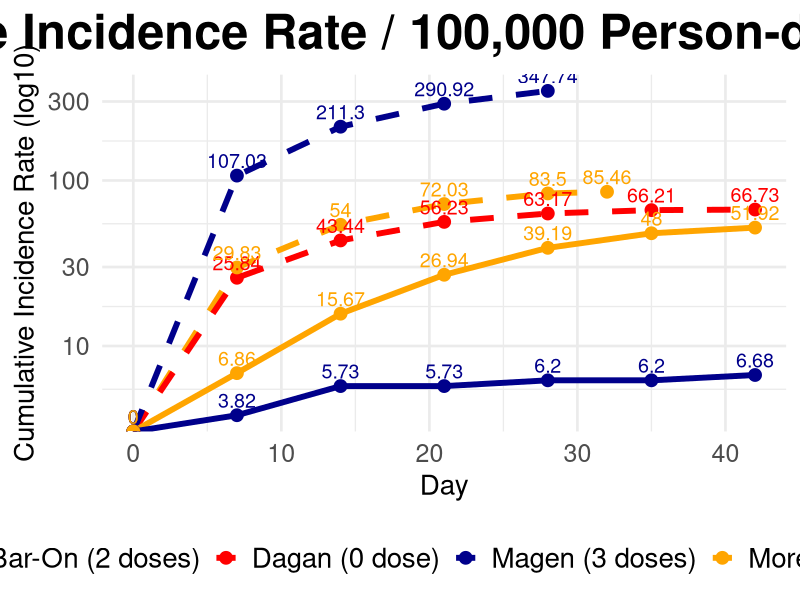

Write the R code that produced this figure.
library(ggplot2)
library(dplyr)

# ----------------------------------------------------------------------------
#  Reads & Combines the data
# ----------------------------------------------------------------------------

# 1. Reads the CSV files
dagan_2021          <- read.csv("dagan_2021.csv", header = TRUE)
magen_2022          <- read.csv("magen_2022.csv", header = TRUE)
moreira_2_doses     <- read.csv("moreira_2022_2_doses.csv", header = TRUE)
moreira_3_doses     <- read.csv("moreira_2022_3_doses.csv", header = TRUE)

# 2. Assigns labels for each dataset
dagan_2021$Group      <- "Dagan (0 dose)"
magen_2022$Group      <- "Magen (3 doses)"
moreira_2_doses$Group <- "Moreira (2 doses)"
moreira_3_doses$Group <- "Moreira (3 doses)"

# 3. Combines all data into one data frame
all_data <- bind_rows(
  dagan_2021,
  magen_2022,
  moreira_2_doses,
  moreira_3_doses
)

# ----------------------------------------------------------------------------
#  HELPER: GET CUMULATIVE INCIDENCE AT SPECIFIC DAY with a simple "closest match" approach
# ----------------------------------------------------------------------------

get_cuminc_at_day <- function(data, group_label, day) {
  df <- data %>% filter(Group == group_label)
  # If the exact day is present, return it.
  # Otherwise, approximates by nearest day or do a simple linear interpolation.
  
  if(day %in% df$Day) {
    return(df$CumulativeIncidenceRate[df$Day == day])
  } else {
    # For simplicity, approximates by the closest day in the dataset
    idx <- which.min(abs(df$Day - day))
    return(df$CumulativeIncidenceRate[idx])
  }
}

# ----------------------------------------------------------------------------
#  Computes Fractions for Dagan & Magen
# ----------------------------------------------------------------------------

# We assume day 32 is the 'final' day for both Dagan and Magen
final_day <- 32
intervals <- list(c(0,7), c(7,14), c(14,21), c(21,28))

groups_of_interest <- c("Dagan (0 dose)", "Magen (3 doses)")

# We'll store fraction of total for each interval, for each group
group_fractions <- data.frame()

for(g in groups_of_interest) {
  
  # final total at day 32
  total_32 <- get_cuminc_at_day(all_data, g, final_day)
  start_0  <- get_cuminc_at_day(all_data, g, 0)
  if(length(start_0) == 0 || is.na(start_0)) start_0 <- 0  # if day=0 wasn't in data
  
  # Safeguard if total_32 == 0
  if(total_32 <= 0) {
    # Then everything is zero => no fractions
    next
  }
  
  # For each sub-interval
  out <- c()
  cum_previous <- start_0
  for(intv in intervals) {
    d1 <- intv[1]
    d2 <- intv[2]
    
    val_d1 <- get_cuminc_at_day(all_data, g, d1)
    val_d2 <- get_cuminc_at_day(all_data, g, d2)
    if(is.na(val_d1)) val_d1 <- 0
    if(is.na(val_d2)) val_d2 <- val_d1
    
    incr     = val_d2 - val_d1  # how much was added in that interval
    totalNet = total_32 - start_0
    fraction = ifelse(totalNet > 0, incr / totalNet, 0)
    
    out <- c(out, fraction)
  }
  
  # Stores results
  group_fractions <- rbind(group_fractions,
                           data.frame(
                             Group = g,
                             # Each row => the fraction of total accrual in these intervals
                             frac_0_7   = out[1],
                             frac_7_14  = out[2],
                             frac_14_21 = out[3],
                             frac_21_28 = out[4]
                           ))
}

# Average the fraction across the two groups
avg_fractions <- colMeans(group_fractions[, c("frac_0_7", "frac_7_14", "frac_14_21", "frac_21_28")], na.rm = TRUE)

# ----------------------------------------------------------------------------
#  Builds Bar-On Data using calculated fractions
# ----------------------------------------------------------------------------

# The final day-32 total for Bar-On
bar_on_final <- 85.46

# Starts with day=0 => 0
baron_days <- c(0, 7, 14, 21, 28, 32)
baron_vals <- numeric(length(baron_days))

baron_vals[1] <- 0  # day 0 => 0

# Adds increments for intervals [0-7], [7-14], [14-21], [21-28]
#    using the average fraction from dagan + magen
#    fraction_0_7 = fraction of the *total 85.46*
#    So after day=0, day=7 = fraction_0_7 * 85.46, etc.
accumulated <- 0
for(i in seq_along(intervals)) {
  frac_this <- avg_fractions[i]
  this_incr <- frac_this * bar_on_final
  new_value <- accumulated + this_incr
  baron_vals[i+1] <- new_value
  accumulated <- new_value
}

# For the last interval [28-32], just adds left-over
leftover <- bar_on_final - baron_vals[5]
baron_vals[6] <- baron_vals[5] + leftover
bar_on_inferred <- data.frame(
  Day = baron_days,
  CumulativeIncidenceRate = baron_vals,
  Group = "Bar-On (2 doses)"
)

# ----------------------------------------------------------------------------
# Combines with all data & builds plot
# ----------------------------------------------------------------------------

all_data_including_baron <- bind_rows(all_data, bar_on_inferred)

ggplot(
  all_data_including_baron,
  aes(
    x = Day,
    y = CumulativeIncidenceRate,
    color = Group,
    linetype = Group
  )
) +
  # Lines
  geom_line(size = 2) +
  
  # Points
  geom_point(size = 4) +
  
  # Data labels
  geom_text(
    aes(label = round(CumulativeIncidenceRate, 2)),
    vjust = -0.5,
    size = 5,
    show.legend = FALSE
  ) +
  
  # COLORS: match 2 doses vs. 3 doses
  scale_color_manual(
    values = c(
      "Moreira (3 doses)" = "darkblue",
      "Moreira (2 doses)" = "orange",
      "Dagan (0 dose)"    = "red",
      "Magen (3 doses)"   = "darkblue",
      "Bar-On (2 doses)"  = "orange"
    )
  ) +
  
  # LINE TYPES: 3 doses vs. 2 doses vs. 0 dose
  scale_linetype_manual(
    values = c(
      "Moreira (3 doses)" = "solid",   # darkblue
      "Moreira (2 doses)" = "solid",   # orange
      "Dagan (0 dose)"    = "dashed",  # red
      "Magen (3 doses)"   = "dashed",  # darkblue
      "Bar-On (2 doses)"  = "dashed"   # orange
    )
  ) +
  
  # Axis and legend labels
  labs(
    title    = "Cumulative Incidence Rate / 100,000 Person-days Over Time",
    x        = "Day",
    y        = "Cumulative Incidence Rate (log10)",
    color    = "Study & Dose Group",
    linetype = "Study & Dose Group"
  ) +
  
  theme_minimal(base_size = 20) +
  theme(
    plot.title      = element_text(face = "bold", hjust = 0.5, size = 35),
    legend.position = "bottom",
    legend.text     = element_text(size = 20),
    legend.title    = element_text(size = 22),
    axis.title      = element_text(size = 20),
    axis.text       = element_text(size = 18)
  ) +
  
  scale_y_log10()
